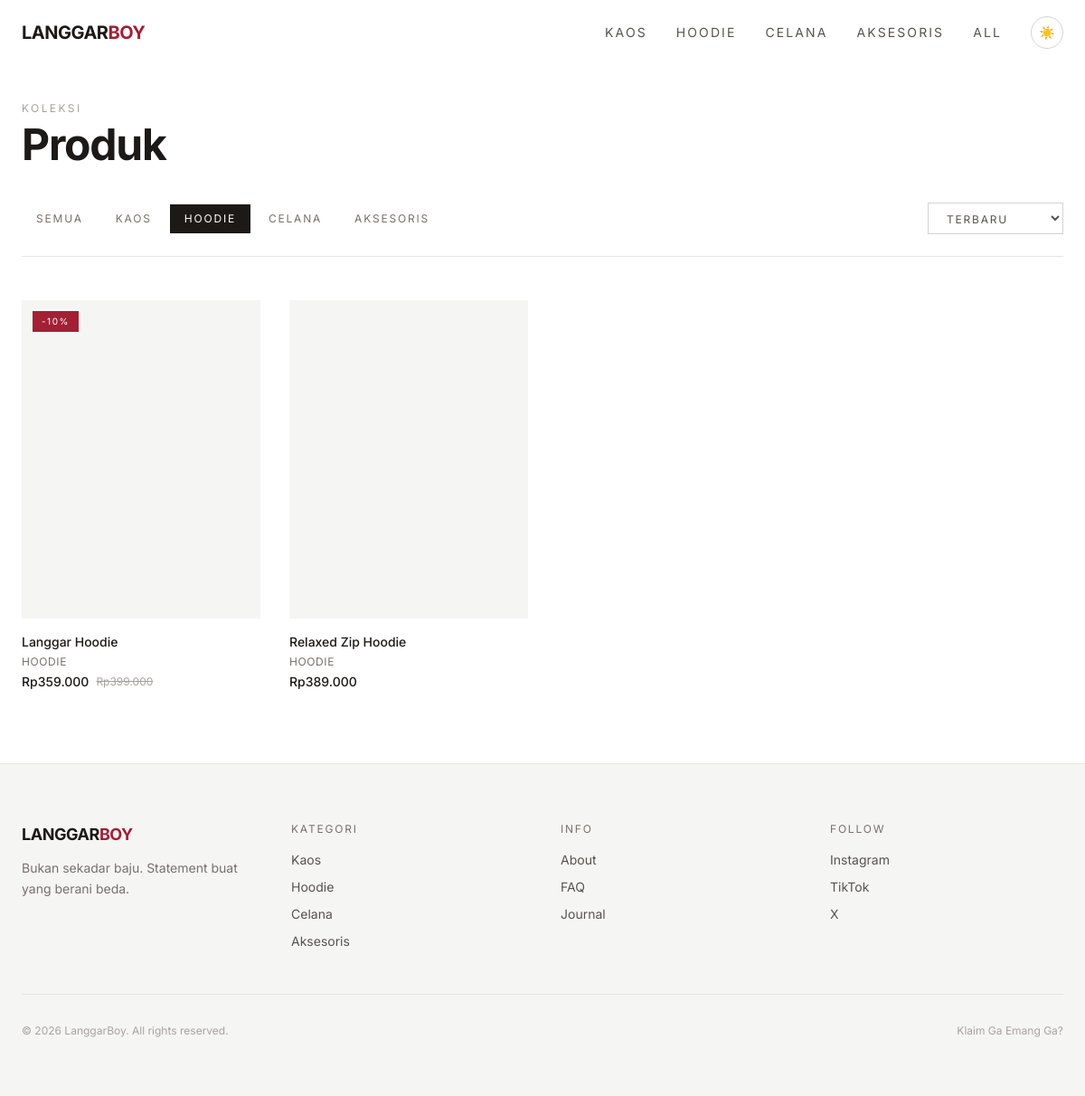
The app's page /products.php?cat=hoodie with its own data.
### tables this page shows
CREATE TABLE categories (
  id INT AUTO_INCREMENT PRIMARY KEY,
  name VARCHAR(50) NOT NULL,
  slug VARCHAR(50) NOT NULL UNIQUE,
  image VARCHAR(500),
  product_count INT DEFAULT 0
);

CREATE TABLE products (
  id INT AUTO_INCREMENT PRIMARY KEY,
  name VARCHAR(200) NOT NULL,
  slug VARCHAR(200) NOT NULL UNIQUE,
  category_id INT NOT NULL,
  price INT NOT NULL,
  original_price INT DEFAULT NULL,
  description TEXT,
  is_new TINYINT(1) DEFAULT 0,
  is_pre_order TINYINT(1) DEFAULT 0,
  created_at TIMESTAMP DEFAULT CURRENT_TIMESTAMP,
  FOREIGN KEY (category_id) REFERENCES categories(id)
);

CREATE TABLE product_images (
  id INT AUTO_INCREMENT PRIMARY KEY,
  product_id INT NOT NULL,
  url VARCHAR(500) NOT NULL,
  sort_order INT DEFAULT 0,
  FOREIGN KEY (product_id) REFERENCES products(id) ON DELETE CASCADE
);

### includes/functions.php (called while the page is built, shortened)
<?php
require_once __DIR__ . '/config.php';
function getCategories() {
  $db = getDB();
  return $db->query("SELECT * FROM categories ORDER BY id")->fetch_all(MYSQLI_ASSOC);
}
function getProducts($category_slug = null, $sort = 'terbaru', $limit = null) {
  $db = getDB();
  $sql = "SELECT p.*, c.name as category_name, c.slug as category_slug
          FROM products p JOIN categories c ON p.category_id = c.id";
  $params = [];
  $types = '';
  if ($category_slug && $category_slug !== 'all') {
    $sql .= " WHERE c.slug = ?";
    $params[] = $category_slug;
    $types .= 's';
  }
  switch ($sort) {
    default: $sql .= " ORDER BY p.is_new DESC, p.created_at DESC";
  }
  $stmt = $db->prepare($sql);
  if ($params) $stmt->bind_param($types, ...$params);
  $stmt->execute();
  return $stmt->get_result()->fetch_all(MYSQLI_ASSOC);
}

### includes/config.php (called while the page is built, shortened)
<?php
function rupiah($amount) {
  return 'Rp' . number_format($amount, 0, ',', '.');
}

### products.php (the view, shortened to what this page needs)
<?php
require_once __DIR__ . '/includes/functions.php';
$db = getDB();
$category_slug = $_GET['cat'] ?? 'all';
$sort = $_GET['sort'] ?? 'terbaru';
$products = getProducts($category_slug, $sort);
$categories = getCategories();
include __DIR__ . '/includes/header.php';
?>
<div class="pt-28 pb-20">
  <div class="max-w-7xl mx-auto px-6">
    <div class="reveal">
      <p class="text-xs uppercase tracking-[0.2em] text-stone-400 mb-2">Koleksi</p>
      <h1 class="text-3xl md:text-5xl font-bold tracking-tight mb-10">Produk</h1>
    </div>
    <div class="flex flex-col md:flex-row md:items-center justify-between gap-6 mb-12 pb-6 border-b border-stone-200 dark:border-stone-800">
      <div class="flex gap-1 flex-wrap" id="filterButtons">
        <a href="?cat=all&sort=<?= $sort ?>" class="px-4 py-2 text-xs uppercase tracking-[0.15em] transition-colors <?= $category_slug === 'all' ? 'bg-stone-900 dark:bg-stone-100 text-white dark:text-stone-900' : 'text-stone-500 hover:text-stone-900 dark:hover:text-stone-100' ?>">Semua</a>
        <?php foreach ($categories as $cat): ?>
        <a href="?cat=<?= $cat['slug'] ?>&sort=<?= $sort ?>" class="px-4 py-2 text-xs uppercase tracking-[0.15em] transition-colors <?= $category_slug === $cat['slug'] ? 'bg-stone-900 dark:bg-stone-100 text-white dark:text-stone-900' : 'text-stone-500 hover:text-stone-900 dark:hover:text-stone-100' ?>"><?= $cat['name'] ?></a>
        <?php endforeach; ?>
      </div>
      <select id="sortSelect" onchange="window.location='?cat=<?= $category_slug ?>&sort='+this.value" class="text-xs uppercase tracking-[0.15em] bg-transparent border border-stone-300 dark:border-stone-700 px-4 py-2 text-stone-600 dark:text-stone-400 focus:outline-none focus:border-stone-900 dark:focus:border-stone-100 cursor-pointer">
        <option value="terbaru" <?= $sort === 'terbaru' ? 'selected' : '' ?>>Terbaru</option>
      </select>
    </div>
    <?php if (empty($products)): ?>
      <p class="text-center text-stone-400 py-20 text-sm">Belum ada produk di kategori ini.</p>
    <?php else: ?>
    <div class="grid grid-cols-2 md:grid-cols-3 lg:grid-cols-4 gap-5 md:gap-8" id="productGrid">
      <?php foreach ($products as $i => $product):
        $discount = $product['original_price'] ? round((($product['original_price'] - $product['price']) / $product['original_price']) * 100) : 0;
      ?>
      <a href="<?= SITE_URL ?>/product.php?slug=<?= $product['slug'] ?>" class="group block reveal" style="transition-delay: <?= $i * 0.05 ?>s">
        <div class="relative aspect-[3/4] overflow-hidden bg-stone-100 dark:bg-stone-900 mb-4">
          <?php
          $img = $db->query("SELECT url FROM product_images WHERE product_id = {$product['id']} ORDER BY sort_order LIMIT 1")->fetch_assoc();
          ?>
          <div class="absolute inset-0 bg-cover bg-center group-hover:scale-105 transition-transform duration-700" style="background-image: url('<?= $img['url'] ?? '' ?>')"></div>
          <?php if ($product['is_new'] || $discount > 0 || $product['is_pre_order']): ?>
          <div class="absolute top-3 left-3 flex flex-col gap-1.5">
            <?php if ($discount > 0): ?><span class="bg-signature text-white text-[10px] uppercase tracking-[0.15em] px-2.5 py-1">-<?= $discount ?>%</span><?php endif; ?>
          </div>
          <?php endif; ?>
        </div>
        <div class="space-y-1">
          <h3 class="text-sm font-medium text-stone-900 dark:text-stone-100"><?= $product['name'] ?></h3>
          <p class="text-xs text-stone-500 uppercase tracking-wider"><?= $product['category_name'] ?></p>
          <div class="flex items-center gap-2">
            <span class="text-sm font-medium text-stone-900 dark:text-stone-100"><?= rupiah($product['price']) ?></span>
            <?php if ($product['original_price']): ?><span class="text-xs text-stone-400 line-through"><?= rupiah($product['original_price']) ?></span><?php endif; ?>
          </div>
        </div>
      </a>
      <?php endforeach; ?>
    </div>
    <?php endif; ?>
  </div>
</div>
<?php include __DIR__ . '/includes/footer.php'; ?>

### includes/navbar.php (shortened to what this page needs)
<?php
$categories = getCategories();
?>
<header id="navbar" class="fixed top-0 left-0 right-0 z-50 transition-all duration-500 bg-transparent">
  <div class="max-w-7xl mx-auto flex items-center justify-between px-6 h-18">
    <a href="<?= SITE_URL ?>/" class="text-xl font-bold tracking-tight text-stone-900 dark:text-stone-100">
      LANGGAR<span class="text-signature">BOY</span>
    </a>
    <nav class="hidden md:flex items-center gap-8">
      <?php foreach ($categories as $cat): ?>
        <a href="<?= SITE_URL ?>/products.php?cat=<?= $cat['slug'] ?>"
           class="text-sm uppercase tracking-[0.15em] text-stone-600 dark:text-stone-400 hover:text-stone-900 dark:hover:text-stone-100 transition-colors">
          <?= $cat['name'] ?>
        </a>
      <?php endforeach; ?>
      <a href="<?= SITE_URL ?>/products.php"
         class="text-sm uppercase tracking-[0.15em] text-stone-600 dark:text-stone-400 hover:text-stone-900 dark:hover:text-stone-100 transition-colors">
        All
      </a>
      <button id="darkToggle" class="w-9 h-9 flex items-center justify-center rounded-full border border-stone-300 dark:border-stone-700 hover:bg-stone-100 dark:hover:bg-stone-800 transition-colors text-sm" aria-label="Toggle dark mode">
        <span id="darkIcon">☀️</span>
      </button>
    </nav>
  </div>
</header>

### assets/css/style.css (style rules this page uses)
* { margin: 0; padding: 0; box-sizing: border-box; }
html, body, main, header, footer, section, div, nav, a, button, span, p, h1, h2, h3, h4, h5, input, textarea, select { transition: background-color 0.4s ease, color 0.4s ease, border-color 0.4s ease, box-shadow 0.4s ease, opacity 0.4s ease; }
.reveal { opacity: 0; transform: translateY(40px); transition: opacity 0.8s cubic-bezier(0.25, 0.1, 0.25, 1), transform 0.8s cubic-bezier(0.25, 0.1, 0.25, 1); }
.reveal.visible { opacity: 1; transform: translateY(0); }
.h-18 { height: 72px; }
.text-signature { color: #A31F34; }
.bg-signature { background-color: #A31F34; }

### records on screen
categories: name "KAOS"
categories: name "HOODIE"
categories: name "CELANA"
categories: name "AKSESORIS"
products: discount "10", name "Langgar Hoodie", category.name "HOODIE", price "Rp359.000", original_price "Rp399.000"
products: name "Relaxed Zip Hoodie", category.name "HOODIE", price "Rp389.000"
